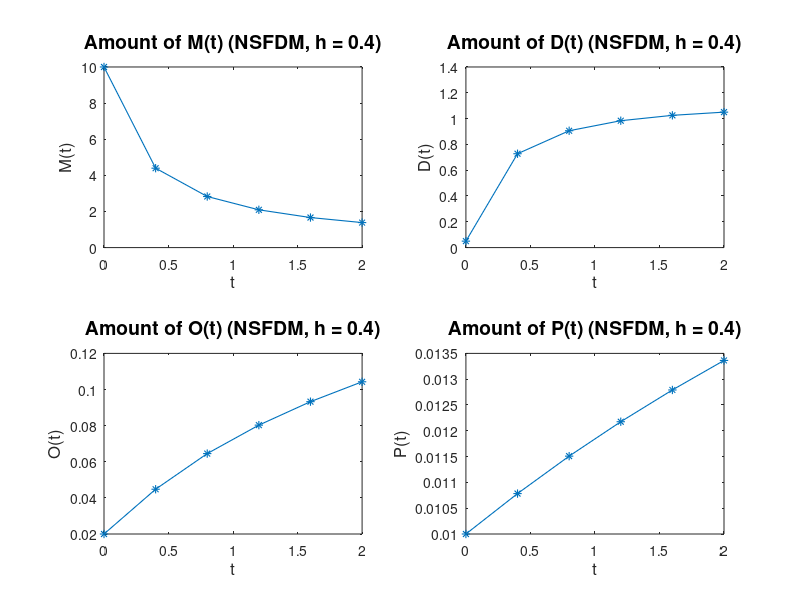
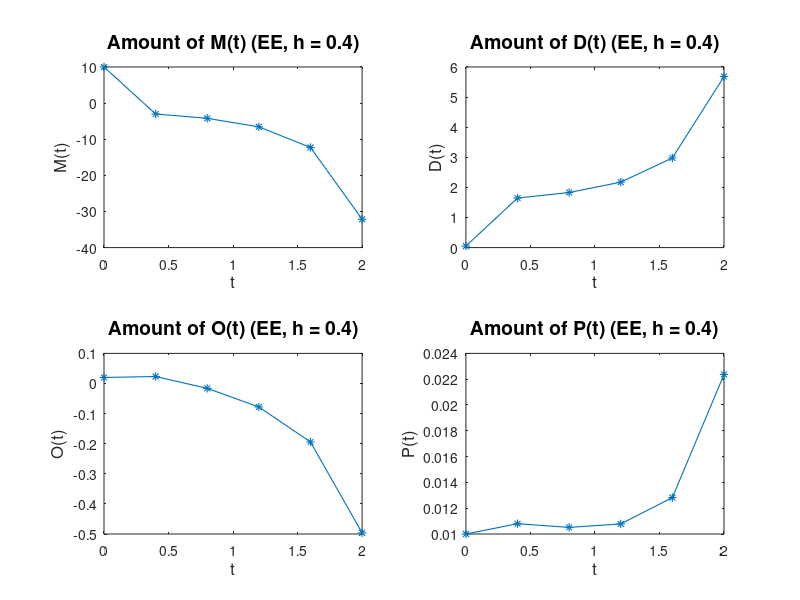

Source code (MATLAB) for these figures, in order:
% Step 1: Definition of All Problem Parameters

S          = 0.01;
delta      = 0.05;
gamma      = 0.20;
K_1        = 0.04;
K_2        = 0.02;
K_O        = 0.01;
mu_1       = 0.001;
mu_2       = 0.001;
mu_O       = 0.001;
mu_P       = 0.001;

% Step 2: Definition of Time Grid and Initial Conditions

T          = 2;
h          = 0.4;
t          = (0:h:T)';

M_null      = 10;
D_null      = 0.05;
O_null      = 0.02;
P_null      = 0.01;

% Step 3: Initialization of Solution Vectors

M_nsfdm    = zeros(length(t),1);
D_nsfdm    = zeros(length(t),1);
O_nsfdm    = zeros(length(t),1);
P_nsfdm    = zeros(length(t),1);

M_nsfdm(1) = M_null;
D_nsfdm(1) = D_null;
O_nsfdm(1) = O_null;
P_nsfdm(1) = P_null;

M_ee       = zeros(length(t),1);
D_ee       = zeros(length(t),1);
O_ee       = zeros(length(t),1);
P_ee       = zeros(length(t),1);

M_ee(1)    = M_null;
D_ee(1)    = D_null;
O_ee(1)    = O_null;
P_ee(1)    = P_null;

% Step 4: Loop over Time Grid

for j = 1:1:(length(t)-1)
  h            = t(j+1) - t(j);

  M_nsfdm(j+1) = (M_nsfdm(j)+h*(S+delta*M_nsfdm(j)))/(1+h*((delta/gamma)*M_nsfdm(j)+2*K_1*M_nsfdm(j)+K_2*D_nsfdm(j)+K_O*O_nsfdm(j)+mu_1));
  D_nsfdm(j+1) = (D_nsfdm(j)+h*(K_1*M_nsfdm(j)*M_nsfdm(j+1)))/(1+h*(K_2*M_nsfdm(j+1)+mu_2));
  O_nsfdm(j+1) = (O_nsfdm(j)+h*(K_2*M_nsfdm(j+1)*D_nsfdm(j+1)))/(1+h*(K_O*M_nsfdm(j+1)+mu_O));
  P_nsfdm(j+1) = (P_nsfdm(j)+h*(K_O*M_nsfdm(j+1)*O_nsfdm(j+1)))/(1+h*mu_P);

  M_ee(j+1)    = M_ee(j)+h*(S+delta*M_ee(j)-(delta/gamma)*M_ee(j)*M_ee(j)-2*K_1*M_ee(j)*M_ee(j)-K_2*D_ee(j)*M_ee(j)-K_O*O_ee(j)*M_ee(j)-mu_1*M_ee(j));
  D_ee(j+1)    = D_ee(j)+h*(K_1*M_ee(j)*M_ee(j)-K_2*M_ee(j)*D_ee(j)-mu_2*D_ee(j));
  O_ee(j+1)    = O_ee(j)+h*(K_2*M_ee(j)*D_ee(j)-K_O*M_ee(j)*O_ee(j)-mu_O*O_ee(j));
  P_ee(j+1)    = P_ee(j)+h*(K_O*M_ee(j)*O_ee(j)-mu_P*P_ee(j));
endfor

% Step 5: Plotting

figure(2)

hold on

subplot(2,2,1);
plot(t,M_nsfdm,'marker','*','linewidth',0.8);
title('Amount of M(t) (NSFDM, h = 0.4)','fontsize',14);
xlabel('t','fontsize',12);
ylabel('M(t)','fontsize',12);

subplot(2,2,2);
plot(t,D_nsfdm,'marker','*','linewidth',0.8);
title('Amount of D(t) (NSFDM, h = 0.4)','fontsize',14);
xlabel('t','fontsize',12);
ylabel('D(t)','fontsize',12);

subplot(2,2,3);
plot(t,O_nsfdm,'marker','*','linewidth',0.8);
title('Amount of O(t) (NSFDM, h = 0.4)','fontsize',14);
xlabel('t','fontsize',12);
ylabel('O(t)','fontsize',12);

subplot(2,2,4);
plot(t,P_nsfdm,'marker','*','linewidth',0.8);
title('Amount of P(t) (NSFDM, h = 0.4)','fontsize',14);
xlabel('t','fontsize',12);
ylabel('P(t)','fontsize',12);

hold off

figure(3)

hold on

subplot(2,2,1);
plot(t,M_ee,'marker','*','linewidth',0.8);
title('Amount of M(t) (EE, h = 0.4)','fontsize',14);
xlabel('t','fontsize',12);
ylabel('M(t)','fontsize',12);

subplot(2,2,2);
plot(t,D_ee,'marker','*','linewidth',0.8);
title('Amount of D(t) (EE, h = 0.4)','fontsize',14);
xlabel('t','fontsize',12);
ylabel('D(t)','fontsize',12);

subplot(2,2,3);
plot(t,O_ee,'marker','*','linewidth',0.8);
title('Amount of O(t) (EE, h = 0.4)','fontsize',14);
xlabel('t','fontsize',12);
ylabel('O(t)','fontsize',12);

subplot(2,2,4);
plot(t,P_ee,'marker','*','linewidth',0.8);
title('Amount of P(t) (EE, h = 0.4)','fontsize',14);
xlabel('t','fontsize',12);
ylabel('P(t)','fontsize',12);

hold off

% Step 6: Eigenvalues

J  = [delta-2*(delta/gamma)*M_nsfdm(end)-4*K_1*M_nsfdm(end)-K_2*D_nsfdm(end)-K_O*O_nsfdm(end)-mu_1,-K_2*M_nsfdm(end),-K_O*O_nsfdm(end),0;2*K_1*M_nsfdm(end)-K_2*D_nsfdm(end),-K_2*M_nsfdm(end)-mu_2,0,0;K_2*D_nsfdm(end)-K_O*O_nsfdm(end),K_2*M_nsfdm(end),-K_O*M_nsfdm(end)-mu_O,0;K_O*O_nsfdm(end),0,K_O*M_nsfdm(end),-mu_P];
eig(J)
